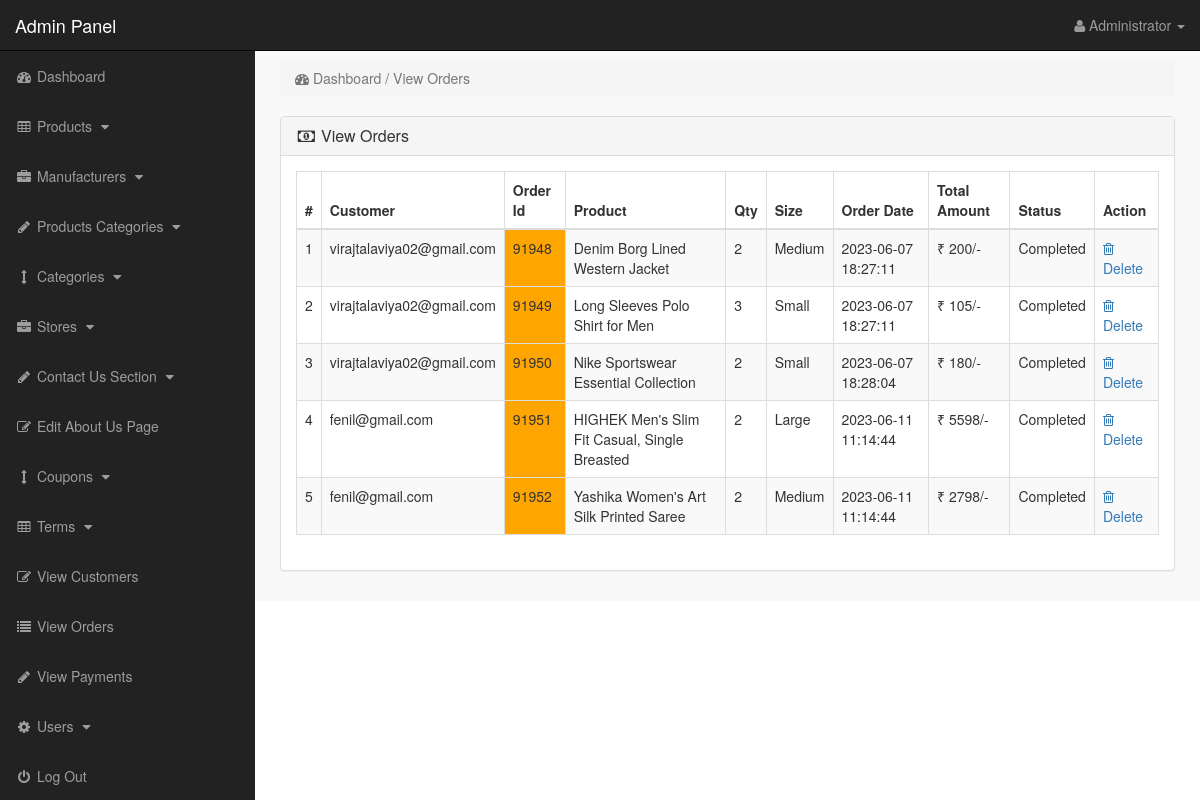
The page /admin_area/index.php?view_orders (signed in) on the database as committed earlier.
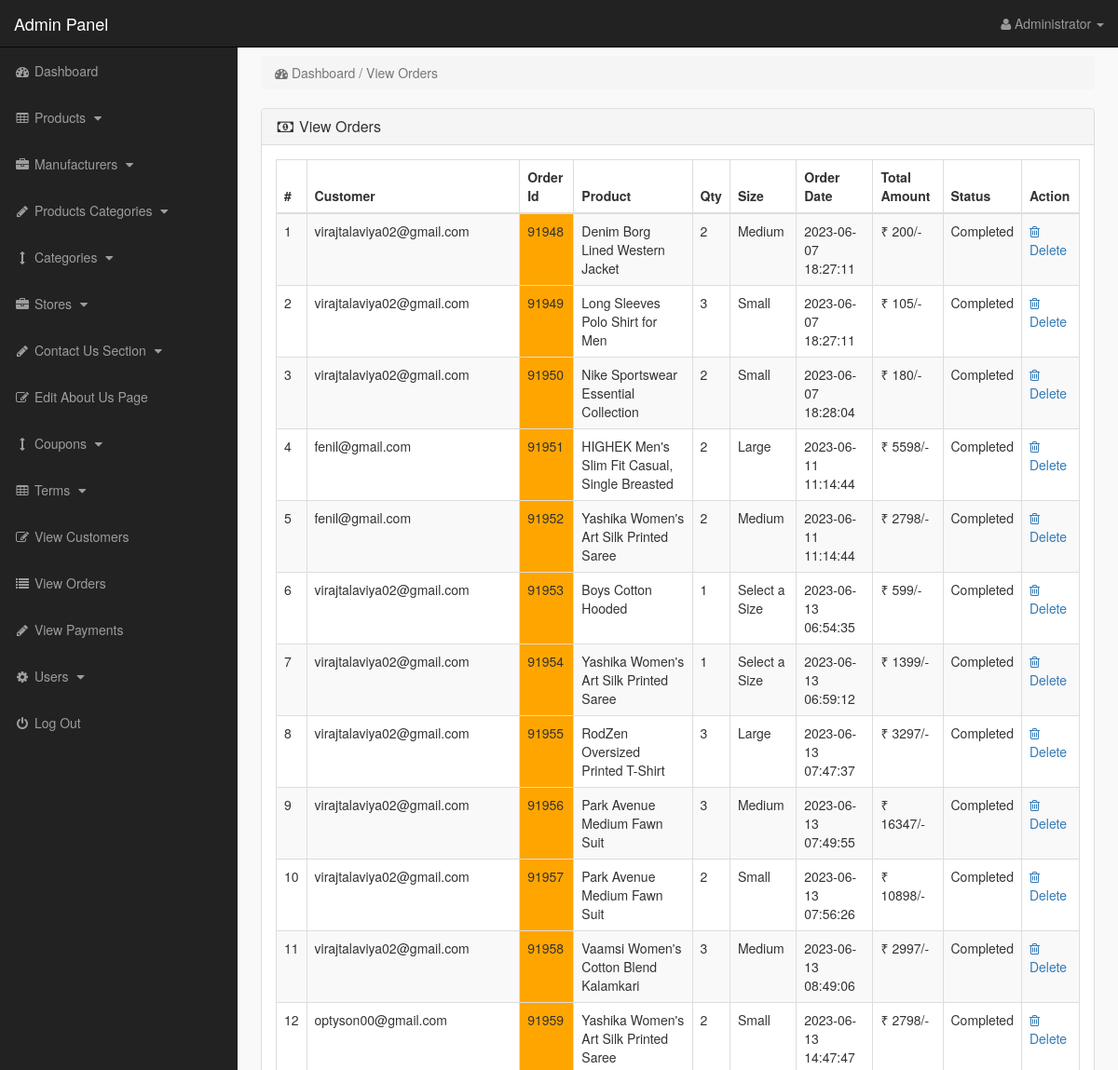
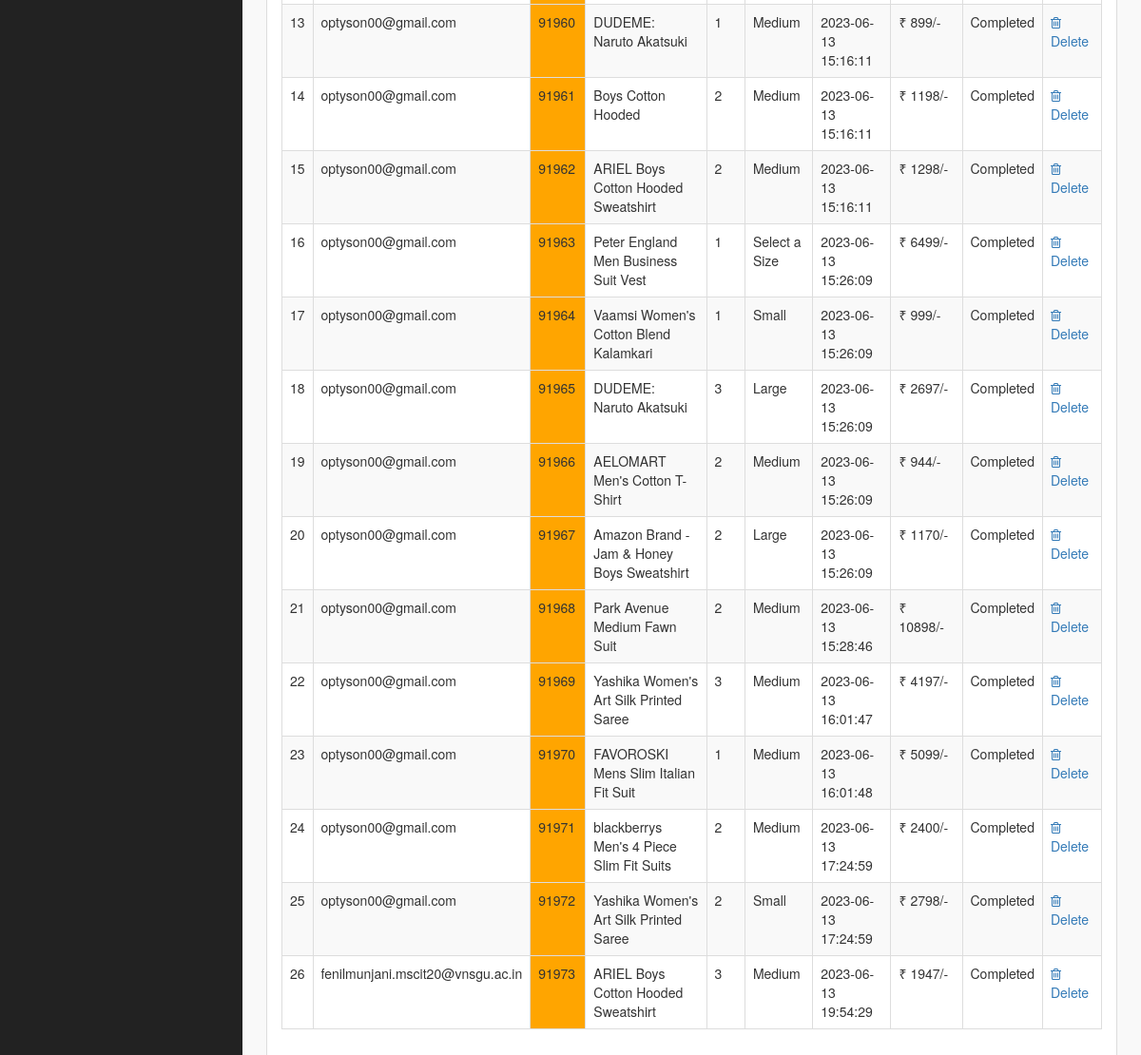
The same page on the database as committed later (2 pictures, top to bottom).
### tables this page shows
CREATE TABLE `customer_orders` (
  `order_id` int(10) NOT NULL,
  `customer_id` int(10) NOT NULL,
  `payid` int(11) NOT NULL,
  `product_id` int(11) NOT NULL,
  `due_amount` int(11) NOT NULL,
  `qty` int(10) NOT NULL,
  `size` text NOT NULL,
  `order_date` timestamp NOT NULL DEFAULT current_timestamp() ON UPDATE current_timestamp(),
  `order_status` text NOT NULL
);

CREATE TABLE `customers` (
  `customer_id` int(10) NOT NULL,
  `customer_name` varchar(255) NOT NULL,
  `customer_email` varchar(255) NOT NULL,
  `customer_pass` varchar(255) NOT NULL,
  `customer_country` text NOT NULL,
  `customer_city` text NOT NULL,
  `customer_contact` varchar(255) NOT NULL,
  `customer_address` text NOT NULL,
  `customer_image` text NOT NULL,
  `customer_ip` varchar(255) NOT NULL,
  `customer_confirm_code` text NOT NULL
);

CREATE TABLE `products` (
  `product_id` int(10) NOT NULL,
  `p_cat_id` int(10) NOT NULL,
  `cat_id` int(10) NOT NULL,
  `manufacturer_id` int(10) NOT NULL,
  `date` timestamp NOT NULL DEFAULT current_timestamp() ON UPDATE current_timestamp(),
  `product_title` varchar(255) NOT NULL,
  `product_url` varchar(255) NOT NULL,
  `product_img1` varchar(255) NOT NULL,
  `product_img2` varchar(255) NOT NULL,
  `product_img3` varchar(255) NOT NULL,
  `product_price` int(10) NOT NULL,
  `product_psp_price` int(100) NOT NULL,
  `product_desc` varchar(255) NOT NULL,
  `product_features` varchar(255) NOT NULL,
  `product_video` varchar(255) NOT NULL,
  `product_keywords` varchar(255) NOT NULL,
  `product_label` varchar(255) NOT NULL,
  `status` varchar(255) NOT NULL
);

### admin_area/view_orders.php (the view)
<?php
if(!isset($_SESSION['admin_email'])){
echo "<script>window.open('login.php','_self')</script>";
}
else {
?>
<div class="row">
<div class="col-lg-12">
<ol class="breadcrumb">
<li class="active">
<i class="fa fa-dashboard"></i> Dashboard / View Orders
</li>
</ol>
</div>
</div>
<div class="row">
<div class="col-lg-12">
<div class="panel panel-default">
<div class="panel-heading">
<h3 class="panel-title">
<i class="fa fa-money fa-fw"></i> View Orders
</h3>
</div>
<div class="panel-body">
<div class="table-responsive">
<table class="table table-bordered table-hover table-striped">
<thead>
<tr>
<th>#</th>
<th>Customer</th>
<th>Order Id</th>
<th>Product</th>
<th>Qty</th>
<th>Size</th>
<th>Order Date</th>
<th>Total Amount</th>
<th>Status</th>
<th>Action</th>
</tr>
</thead>
<tbody>
<?php
$i = 0;
$get_orders = "select * from customer_orders";
$run_orders = mysqli_query($con,$get_orders);
while ($row_orders = mysqli_fetch_array($run_orders)) {
$order_id = $row_orders['order_id'];
$c_id = $row_orders['customer_id'];
$product_id = $row_orders['product_id'];
$qty = $row_orders['qty'];
$size = $row_orders['size'];
$order_status = $row_orders['order_status'];
$get_products = "select * from products where product_id='$product_id'";
$run_products = mysqli_query($con,$get_products);
$row_products = mysqli_fetch_array($run_products);
$product_title = $row_products['product_title'];
$i++;
?>
<tr>
<td><?php echo $i; ?></td>
<td>
<?php
    $get_customer = "select * from customers where customer_id='$c_id'";
    $run_customer = mysqli_query($con,$get_customer);
    $row_customer = mysqli_fetch_array($run_customer);
    $customer_email = $row_customer['customer_email'];
    echo $customer_email;
 ?>
 </td>
<td bgcolor="orange" ><?php echo $order_id; ?></td>
<td><?php echo $product_title; ?></td>
<td><?php echo $qty; ?></td>
<td><?php echo $size; ?></td>
<td>
<?php
$get_customer_order = "select * from customer_orders where order_id='$order_id'";
$run_customer_order = mysqli_query($con,$get_customer_order);
$row_customer_order = mysqli_fetch_array($run_customer_order);
$order_date = $row_customer_order['order_date'];
$due_amount = $row_customer_order['due_amount'];
echo $order_date;
?>
</td>
<td>₹ <?php echo $due_amount; ?>/-</td>
<td>
<?php
if($order_status=='pending'){
echo $order_status='<div style="color:red;">Pending</div>';
}
else{
echo $order_status='Completed';
}
?>
</td>
<td>
<a href="index.php?order_delete=<?php echo $order_id; ?>" >
<i class="fa fa-trash-o" ></i> Delete
</a>
</td>
</tr>
<?php } ?>
</tbody>
</table>
</div>
</div>
</div>
</div>
</div>
<?php } ?>

Rows that differ between the two databases and show on the page:
added customer_orders: customer.customer_email "virajtalaviya02@gmail.com", order_id "91953", product.product_title "Boys Cotton Hooded", qty "1", size "Select a Size", order_date "2023-06-13 06:54:35", due_amount "599"
added customer_orders: customer.customer_email "virajtalaviya02@gmail.com", order_id "91954", product.product_title "Yashika Women's Art Silk Printed Saree", qty "1", size "Select a Size", order_date "2023-06-13 06:59:12", due_amount "1399"
added customer_orders: customer.customer_email "virajtalaviya02@gmail.com", order_id "91955", product.product_title "RodZen Oversized Printed T-Shirt", qty "3", size "Large", order_date "2023-06-13 07:47:37", due_amount "3297"
added customer_orders: customer.customer_email "virajtalaviya02@gmail.com", order_id "91956", product.product_title "Park Avenue Medium Fawn Suit", qty "3", size "Medium", order_date "2023-06-13 07:49:55", due_amount "16347"
added customer_orders: customer.customer_email "virajtalaviya02@gmail.com", order_id "91957", product.product_title "Park Avenue Medium Fawn Suit", qty "2", size "Small", order_date "2023-06-13 07:56:26", due_amount "10898"
added customer_orders: customer.customer_email "virajtalaviya02@gmail.com", order_id "91958", product.product_title "Vaamsi Women's Cotton Blend Kalamkari", qty "3", size "Medium", order_date "2023-06-13 08:49:06", due_amount "2997"
added customer_orders: customer.customer_email "optyson00@gmail.com", order_id "91959", product.product_title "Yashika Women's Art Silk Printed Saree", qty "2", size "Small", order_date "2023-06-13 14:47:47", due_amount "2798"
added customer_orders: customer.customer_email "optyson00@gmail.com", order_id "91960", product.product_title "DUDEME: Naruto Akatsuki", qty "1", size "Medium", order_date "2023-06-13 15:16:11", due_amount "899"
added customer_orders: customer.customer_email "optyson00@gmail.com", order_id "91961", product.product_title "Boys Cotton Hooded", qty "2", size "Medium", order_date "2023-06-13 15:16:11", due_amount "1198"
added customer_orders: customer.customer_email "optyson00@gmail.com", order_id "91962", product.product_title "ARIEL Boys Cotton Hooded Sweatshirt", qty "2", size "Medium", order_date "2023-06-13 15:16:11", due_amount "1298"
added customer_orders: customer.customer_email "optyson00@gmail.com", order_id "91963", product.product_title "Peter England Men Business Suit Vest", qty "1", size "Select a Size", order_date "2023-06-13 15:26:09", due_amount "6499"
added customer_orders: customer.customer_email "optyson00@gmail.com", order_id "91964", product.product_title "Vaamsi Women's Cotton Blend Kalamkari", qty "1", size "Small", order_date "2023-06-13 15:26:09", due_amount "999"
added customer_orders: customer.customer_email "optyson00@gmail.com", order_id "91965", product.product_title "DUDEME: Naruto Akatsuki", qty "3", size "Large", order_date "2023-06-13 15:26:09", due_amount "2697"
added customer_orders: customer.customer_email "optyson00@gmail.com", order_id "91966", product.product_title "AELOMART Men's Cotton T-Shirt", qty "2", size "Medium", order_date "2023-06-13 15:26:09", due_amount "944"
added customer_orders: customer.customer_email "optyson00@gmail.com", order_id "91967", product.product_title "Amazon Brand - Jam & Honey Boys Sweatshirt", qty "2", size "Large", order_date "2023-06-13 15:26:09", due_amount "1170"
added customer_orders: customer.customer_email "optyson00@gmail.com", order_id "91968", product.product_title "Park Avenue Medium Fawn Suit", qty "2", size "Medium", order_date "2023-06-13 15:28:46", due_amount "10898"
added customer_orders: customer.customer_email "optyson00@gmail.com", order_id "91969", product.product_title "Yashika Women's Art Silk Printed Saree", qty "3", size "Medium", order_date "2023-06-13 16:01:47", due_amount "4197"
added customer_orders: customer.customer_email "optyson00@gmail.com", order_id "91970", product.product_title "FAVOROSKI Mens Slim Italian Fit Suit", qty "1", size "Medium", order_date "2023-06-13 16:01:48", due_amount "5099"
added customer_orders: customer.customer_email "optyson00@gmail.com", order_id "91971", product.product_title "blackberrys Men's 4 Piece Slim Fit Suits", qty "2", size "Medium", order_date "2023-06-13 17:24:59", due_amount "2400"
added customer_orders: customer.customer_email "optyson00@gmail.com", order_id "91972", product.product_title "Yashika Women's Art Silk Printed Saree", qty "2", size "Small", order_date "2023-06-13 17:24:59", due_amount "2798"
added customer_orders: customer.customer_email "fenilmunjani.mscit20@vnsgu.ac.in", order_id "91973", product.product_title "ARIEL Boys Cotton Hooded Sweatshirt", qty "3", size "Medium", order_date "2023-06-13 19:54:29", due_amount "1947"
